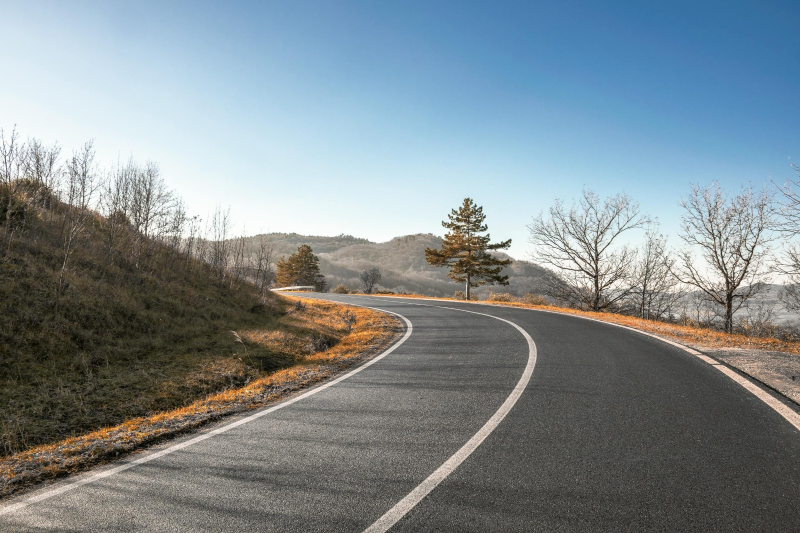
#> input picture road_images/road0.jpeg, 1600 x 1066 px (shown at 1/2 size)
$ python -i part2.py   (imports and definitions only)
#> lines starting #> are read from the running program, lines starting #| are printed output that depends on the picture; after the words box and inside, x2 and y2 are one past the last pixel; in counts of white or black regions, pixels touching at a corner belong together
"""
Parte 2 — Detección de carretera, carriles y líneas de división  (v7)
======================================================================
PROBLEMA RAÍZ de v1-v6:
  Todos usaban umbrales GLOBALES por frame (L>200, S>70, etc.).
  De noche una línea blanca tiene L=140 pero también el cielo y farolas.
  Con vegetación, el pasto amarillo tiene el mismo rango H/S que las marcas.

SOLUCIÓN v7 — DOS CAMBIOS FUNDAMENTALES:

  ① DETECCIÓN DE LÍNEAS POR UMBRAL ADAPTIVO LOCAL (cv2.adaptiveThreshold)
    Una marca vial SIEMPRE es más brillante que el asfalto inmediatamente
    a su alrededor, sin importar la luz global del frame.
    adaptiveThreshold compara cada píxel con su vecindad (bloque 61×61):
      · Día:   línea blanca L=240 vs asfalto L=160 → diferencia +80  ✓
      · Noche: línea blanca L=140 vs asfalto L= 60 → diferencia +80  ✓
      · Vegetación fuera de road_mask → no llega a Hough              ✓
    Esto captura blancas continuas, blancas discontinuas, amarillas
    continuas y discontinuas con el mismo algoritmo, día y noche.

  ② DETECCIÓN DE CARRETERA MÁS ROBUSTA DE NOCHE
    De noche se sube la tolerancia de muestreo adaptivo y se aplica
    un closing extra para unir el asfalto entre los vehículos.
    Además se añade dilación antes del closing para conectar fragmentos.
"""

import os
import cv2
import numpy as np

# ---------------------------------------------------------------------------
# CONFIGURACIÓN
# ---------------------------------------------------------------------------
SOURCE_DIR   = "road_images/source_videos"
OUTPUTS_BASE = "road_images"
TARGET_SIZE  = (640, 360)
FPS_OVERRIDE = None

# — ROI trapezoidal —
ROI_TOP_Y        = 0.52
ROI_BOT_Y        = 0.98
ROI_TOP_LEFT     = 0.22
ROI_TOP_RIGHT    = 0.78
ROI_BOTTOM_LEFT  = 0.00
ROI_BOTTOM_RIGHT = 1.00
TOP_EXCLUDE      = 0.43   # fracción superior ignorada (cielo)

# — Muestreo adaptivo de carretera —
ADAPT_TOL_SCALE      = 2.8
ADAPT_TOL_MIN_DAY    = 20.0
ADAPT_TOL_MAX_DAY    = 55.0
ADAPT_TOL_MIN_NIGHT  = 30.0   # más permisivo de noche
ADAPT_TOL_MAX_NIGHT  = 70.0
NIGHT_FRAME_THRESH   = 80     # L_avg < 80 → modo noche

# — Líneas de carril: umbral adaptivo local —
ADAPT_BLOCK  = 61    # tamaño de ventana local (debe ser impar)
ADAPT_C      = -18   # constante: píxel debe superar media local en |C| niveles
                     # valor negativo → exige píxel MÁS BRILLANTE que vecindad

# Para amarillo se usa detección por color (el adaptivo no discrimina amarillo)
# pero el S_min se ajusta dinámicamente
YELLOW_H_MIN = 15
YELLOW_H_MAX = 38

# — Hough —
HOUGH_THRESHOLD     = 30
HOUGH_MIN_LEN       = 30
HOUGH_MAX_GAP       = 100
HOUGH_SLOPE_MIN     = 0.40   # |pendiente| mínima — evita casi horizontales
HOUGH_SLOPE_MAX     = 3.50   # |pendiente| máxima — evita casi verticales
HOUGH_LEFT_MAX_MID  = 0.50
HOUGH_RIGHT_MIN_MID = 0.50
HOUGH_MIN_SEGMENTS  = 2      # mínimo segmentos para dibujar la línea
HOUGH_SMOOTH_ALPHA  = 0.25   # EMA: 0=congelado, 1=sin suavizado

BLOB_MIN_FRAC = 0.003
OUTPUT_NAMES  = ("road", "lanes", "combined")


# ---------------------------------------------------------------------------
# NORMALIZACIÓN DE ILUMINACIÓN (CLAHE)
# ---------------------------------------------------------------------------
def normalize_lighting(frame):
    clahe   = cv2.createCLAHE(clipLimit=2.0, tileGridSize=(8, 8))
    lab     = cv2.cvtColor(frame, cv2.COLOR_BGR2LAB)
    l, a, b = cv2.split(lab)
    l       = clahe.apply(l)
    return cv2.cvtColor(cv2.merge([l, a, b]), cv2.COLOR_LAB2BGR)


# ---------------------------------------------------------------------------
# ROI TRAPEZOIDAL
# ---------------------------------------------------------------------------
def build_roi_mask(h, w):
    mask  = np.zeros((h, w), dtype=np.uint8)
    y_top = int(h * ROI_TOP_Y)
    y_bot = int(h * ROI_BOT_Y)
    pts   = np.array([
        [int(w * ROI_BOTTOM_LEFT),  y_bot],
        [int(w * ROI_BOTTOM_RIGHT), y_bot],
        [int(w * ROI_TOP_RIGHT),    y_top],
        [int(w * ROI_TOP_LEFT),     y_top],
    ], dtype=np.int32)
    cv2.fillPoly(mask, [pts], 255)
    return mask


# ---------------------------------------------------------------------------
# DETECCIÓN DE MODO (día / noche)
# ---------------------------------------------------------------------------
def get_brightness(norm):
    """L promedio del canal L en HLS."""
    hls = cv2.cvtColor(norm, cv2.COLOR_BGR2HLS)
    return float(hls[:, :, 1].mean())


# ---------------------------------------------------------------------------
# MUESTREO ADAPTIVO DEL COLOR DE CARRETERA
# ---------------------------------------------------------------------------
def sample_road_color(norm, night_mode):
    h, w = norm.shape[:2]
    regions = [
        (0.84, 0.94, 0.38, 0.62),
        (0.87, 0.95, 0.18, 0.40),
        (0.87, 0.95, 0.60, 0.82),
    ]
    means = []
    for y1f, y2f, x1f, x2f in regions:
        patch = norm[int(h*y1f):int(h*y2f), int(w*x1f):int(w*x2f)]
        if patch.size > 0:
            means.append(patch.mean(axis=(0,1)).astype(np.float32))

    if not means:
        return np.array([100,100,100], np.float32), np.array([35,35,35], np.float32)

    means     = np.array(means)
    road_mean = np.median(means, axis=0)
    road_std  = means.std(axis=0) if len(means) > 1 else np.zeros(3)

    if night_mode:
        tol_min, tol_max = ADAPT_TOL_MIN_NIGHT, ADAPT_TOL_MAX_NIGHT
    else:
        tol_min, tol_max = ADAPT_TOL_MIN_DAY, ADAPT_TOL_MAX_DAY

    tolerance = np.clip(road_std * ADAPT_TOL_SCALE + tol_min, tol_min, tol_max)
    return road_mean.astype(np.float32), tolerance.astype(np.float32)


# ---------------------------------------------------------------------------
# DETECCIÓN DE SUPERFICIE DE CARRETERA
# ---------------------------------------------------------------------------
def detect_road_surface(norm, roi_mask, night_mode):
    h, w     = norm.shape[:2]
    roi_area = max(int(roi_mask.sum() / 255), 1)

    road_mean, tolerance = sample_road_color(norm, night_mode)

    diff = np.abs(norm.astype(np.float32) - road_mean)
    mask = np.all(diff < tolerance, axis=2).astype(np.uint8) * 255

    mask[:int(h * TOP_EXCLUDE), :] = 0
    mask = cv2.bitwise_and(mask, mask, mask=roi_mask)

    # Limpieza ligera ANTES de etiquetar componentes: sólo OPEN para quitar
    # ruido puntual. El CLOSE pesado se aplica DESPUÉS de seleccionar el blob
    # ganador — así no puede construir un puente entre el asfalto y regiones
    # vecinas de color similar (banqueta, hombro, edificios) antes de la CC.
    k5   = cv2.getStructuringElement(cv2.MORPH_ELLIPSE, (5, 5))
    mask = cv2.morphologyEx(mask, cv2.MORPH_OPEN, k5, iterations=1)

    n, labels, stats, _ = cv2.connectedComponentsWithStats(mask, connectivity=8)
    road = np.zeros_like(mask)
    if n <= 1:
        return road

    # Votación multi-semilla
    if night_mode:
        seed_ys = [int(h * f) for f in (0.80, 0.87, 0.93)]
    else:
        seed_ys = [int(h * f) for f in (0.93, 0.86, 0.78)]
    seed_xs = [int(w * f) for f in (0.50, 0.42, 0.58, 0.33, 0.67)]

    votes = {}
    for sy in seed_ys:
        for sx in seed_xs:
            if not (0 <= sy < h and 0 <= sx < w):
                continue
            lbl = labels[sy, sx]
            if lbl == 0:
                continue
            if stats[lbl, cv2.CC_STAT_AREA] < BLOB_MIN_FRAC * roi_area:
                continue
            votes[lbl] = votes.get(lbl, 0) + 1

    if votes:
        # Aceptar TODOS los componentes con voto: si un vehículo/sombra
        # parte la carretera en varios fragmentos, las 15 semillas (3×5)
        # reparten votos entre ellos y se conservan todos los trozos.
        for lbl in votes:
            road[labels == lbl] = 255
    else:
        valid = [(stats[i, cv2.CC_STAT_AREA], i) for i in range(1, n)
                 if stats[i, cv2.CC_STAT_AREA] >= BLOB_MIN_FRAC * roi_area]
        if valid:
            road[labels == max(valid)[1]] = 255

    # CLOSE pesado SÓLO sobre el blob ganador: rellena huecos internos
    # (vehículos, sombras, marcas viales) sin poder filtrar hacia regiones
    # vecinas porque el resto de la máscara ya está en negro.
    if road.any():
        if night_mode:
            k_close = cv2.getStructuringElement(cv2.MORPH_ELLIPSE, (21, 21))
            road    = cv2.morphologyEx(road, cv2.MORPH_CLOSE, k_close, iterations=4)
        else:
            k_close = cv2.getStructuringElement(cv2.MORPH_ELLIPSE, (15, 15))
            road    = cv2.morphologyEx(road, cv2.MORPH_CLOSE, k_close, iterations=3)
        # Re-confinar al ROI por si el CLOSE expandió el contorno más allá
        road = cv2.bitwise_and(road, road, mask=roi_mask)

    return road


# ---------------------------------------------------------------------------
# DETECCIÓN DE LÍNEAS DE CARRIL — UMBRAL ADAPTIVO LOCAL
# ---------------------------------------------------------------------------
def detect_lane_lines(norm, road_mask, night_mode):
    """
    Usa cv2.adaptiveThreshold sobre el canal L (HLS):
      Cada píxel se compara con la media de su vecindad ADAPT_BLOCK×ADAPT_BLOCK.
      Si es más brillante por más de |ADAPT_C| → marca vial.
    Funciona de día y de noche porque la comparación es RELATIVA al entorno.

    El amarillo se detecta por color (H+S) ya que el adaptivo no discrimina tono.
    Ambas máscaras se confinan a road_mask para eliminar vegetación y señales.
    """
    hls              = cv2.cvtColor(norm, cv2.COLOR_BGR2HLS)
    h_ch, l_ch, s_ch = cv2.split(hls)
    hsv              = cv2.cvtColor(norm, cv2.COLOR_BGR2HSV)
    s_hsv            = hsv[:, :, 1]

    # ① Marcas por brillo local relativo (blancas día+noche, amarillas día)
    adaptive_bright = cv2.adaptiveThreshold(
        l_ch,
        255,
        cv2.ADAPTIVE_THRESH_GAUSSIAN_C,
        cv2.THRESH_BINARY,
        ADAPT_BLOCK,
        ADAPT_C        # negativo: requiere ser MÁS brillante que la media
    )

    # ② Marcas amarillas por color (umbral S adaptivo según saturación media)
    s_mean = float(s_hsv[road_mask == 255].mean()) if road_mask.any() else 50.0
    # De noche la saturación global baja → bajar el umbral proporcionalmente
    yellow_s_min = max(30, int(s_mean * 0.55))
    yellow_mask = cv2.inRange(
        hls,
        np.array([YELLOW_H_MIN, 30,  yellow_s_min]),
        np.array([YELLOW_H_MAX, 255, 255])
    )

    # ③ Extraer blancas: brillo adaptivo AND no-amarillo
    #    (evita que el amarillo pase como "blanco" por ser brillante)
    white_mask  = cv2.bitwise_and(adaptive_bright, cv2.bitwise_not(yellow_mask))

    # ④ Filtrar amarillo: exigir que también sea localmente brillante
    #    (elimina vegetación/pasto seco que comparte rango de tono amarillo
    #     pero NO es más brillante que su entorno como lo es una marca vial)
    yellow_mask = cv2.bitwise_and(yellow_mask, adaptive_bright)

    # ⑤ Combinar
    combined = cv2.bitwise_or(white_mask, yellow_mask)

    # ⑥ Confinar a carretera → elimina vegetación, señales, edificios
    white_mask  = cv2.bitwise_and(white_mask,  white_mask,  mask=road_mask)
    yellow_mask = cv2.bitwise_and(yellow_mask, yellow_mask, mask=road_mask)
    combined    = cv2.bitwise_and(combined,    combined,    mask=road_mask)

    # ⑦ Limpieza morfológica leve
    k3       = cv2.getStructuringElement(cv2.MORPH_RECT, (3, 3))
    combined = cv2.morphologyEx(combined, cv2.MORPH_OPEN, k3, iterations=1)

    return white_mask, yellow_mask, combined


# ---------------------------------------------------------------------------
# HOUGH → 1 línea por lado  (robusto)
# ---------------------------------------------------------------------------

# Estado de suavizado temporal (EMA) — persistente entre frames
_lane_smooth = {"left": None, "right": None}   # (slope, intercept) suavizados


# [34 lines left out: functions _iqr_filter, _extrapolate, _smooth_lane, not called in this run]


def detect_hough_lines(binary, frame_shape, road_mask):
    h, w  = frame_shape[:2]
    edges = cv2.Canny(binary, 50, 150)
    lines = cv2.HoughLinesP(
        edges, 1, np.pi / 180,
        threshold=HOUGH_THRESHOLD,
        minLineLength=HOUGH_MIN_LEN,
        maxLineGap=HOUGH_MAX_GAP
    )

    left_slopes, left_ints   = [], []
    right_slopes, right_ints = [], []

    if lines is not None:
        for line in lines:
            x1, y1, x2, y2 = line[0]
            if x2 == x1:
                continue
            slope     = (y2 - y1) / (x2 - x1)
            intercept = y1 - slope * x1
            mid_x     = (x1 + x2) / 2
            abs_slope = abs(slope)

            if abs_slope < HOUGH_SLOPE_MIN or abs_slope > HOUGH_SLOPE_MAX:
                continue

            # --- NUEVO: validar que el segmento esté sobre la carretera ---
            # Muestrear ~12 puntos a lo largo del segmento y verificar
            # que la mayoría caen dentro de road_mask.
            n_pts    = 12
            xs = np.linspace(x1, x2, n_pts).astype(int)
            ys = np.linspace(y1, y2, n_pts).astype(int)
            xs = np.clip(xs, 0, w - 1)
            ys = np.clip(ys, 0, h - 1)
            on_road  = road_mask[ys, xs].sum() / 255
            if on_road / n_pts < 0.60:   # < 60 % del segmento sobre carretera → descartar
                continue
            # -----------------------------------------------------------

            if slope < 0 and mid_x < w * HOUGH_LEFT_MAX_MID:
                left_slopes.append(slope)
                left_ints.append(intercept)
            elif slope > 0 and mid_x > w * HOUGH_RIGHT_MIN_MID:
                right_slopes.append(slope)
                right_ints.append(intercept)

    result = []
    for side, slopes, ints in [
        ("left",  left_slopes,  left_ints),
        ("right", right_slopes, right_ints),
    ]:
        if len(slopes) < HOUGH_MIN_SEGMENTS:
            if _lane_smooth[side] is not None:
                s, i = _lane_smooth[side]
                seg  = _extrapolate(s, i, h, w)
                if seg:
                    result.append(seg)
            continue

        slopes_f = _iqr_filter(slopes)
        ints_f   = _iqr_filter(ints)

        med_s = float(np.median(slopes_f))
        med_i = float(np.median(ints_f))

        med_s, med_i = _smooth_lane(side, med_s, med_i)

        seg = _extrapolate(med_s, med_i, h, w)
        if seg:
            result.append(seg)

    return result


# ---------------------------------------------------------------------------
# RENDERS
# ---------------------------------------------------------------------------
def draw_road_only(frame, road_mask):
    overlay = frame.copy()
    overlay[road_mask == 255] = (0, 200, 0)
    return cv2.addWeighted(frame, 0.55, overlay, 0.45, 0)


def draw_lanes_only(frame, white_mask, yellow_mask, hough_lines):
    out = frame.copy()
    out[white_mask  == 255] = (255, 200, 60)
    out[yellow_mask == 255] = (0,   210, 255)
    for (x1, y1, x2, y2) in hough_lines:
        cv2.line(out, (x1, y1), (x2, y2), (0, 0, 220), 3, cv2.LINE_AA)
    return out


def draw_combined(frame, road_mask, white_mask, yellow_mask, hough_lines):
    layer = frame.copy()
    layer[road_mask == 255] = (0, 180, 0)
    out = cv2.addWeighted(frame, 0.60, layer, 0.40, 0)
    out[white_mask  == 255] = (255, 200, 60)
    out[yellow_mask == 255] = (0,   210, 255)
    for (x1, y1, x2, y2) in hough_lines:
        cv2.line(out, (x1, y1), (x2, y2), (0, 0, 220), 4, cv2.LINE_AA)
    return out


# ---------------------------------------------------------------------------
# VideoWriter con fallback de codec
# ---------------------------------------------------------------------------
def _open_writer(path, fps, size):
    for cc in ("mp4v", "avc1", "XVID"):
        fourcc = cv2.VideoWriter_fourcc(*cc)
        w      = cv2.VideoWriter(path, fourcc, fps, size)
        if w.isOpened():
            return w
        w.release()
    raise RuntimeError(f"No se pudo crear VideoWriter: '{path}'")


# ---------------------------------------------------------------------------
# PROCESAMIENTO DE UN VIDEO
# ---------------------------------------------------------------------------
def process_video(input_path, output_dir):
    cap = cv2.VideoCapture(input_path)
    if not cap.isOpened():
        print(f"  [ERROR] No se pudo abrir: {input_path}")
        return

    os.makedirs(output_dir, exist_ok=True)
    total = int(cap.get(cv2.CAP_PROP_FRAME_COUNT))
    fps   = FPS_OVERRIDE or cap.get(cv2.CAP_PROP_FPS) or 25.0
    base  = os.path.splitext(os.path.basename(input_path))[0]

    paths = {k: os.path.join(output_dir, f"{base}_{k}.mp4") for k in OUTPUT_NAMES}
    try:
        writers = {k: _open_writer(p, fps, TARGET_SIZE) for k, p in paths.items()}
    except RuntimeError as e:
        print(f"  [ERROR] {e}")
        cap.release()
        return

    roi_mask  = build_roi_mask(TARGET_SIZE[1], TARGET_SIZE[0])
#> in build_roi_mask, `cv2.fillPoly(mask, [pts], 255)`:
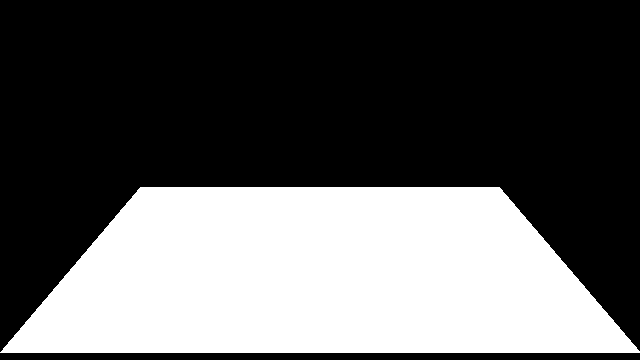
#> mask: shape (360, 640); 36.1% white; 1 white region, box (x1, y1, x2, y2) and area: (0, 187, 640, 353) 83070
    frame_idx = 0
    print(f"  {total} frames @ {fps:.1f} fps")

    # Resetear suavizado temporal al inicio de cada video
    _lane_smooth["left"]  = None
    _lane_smooth["right"] = None

    while True:
        ret, frame = cap.read()
#> frame is the input picture: shape (1066, 1600, 3); mean B, G, R 143.3, 138.8, 127.8
        if not ret:
            break

        frame      = cv2.resize(frame, TARGET_SIZE)
#> frame: shape (360, 640, 3)
        norm       = normalize_lighting(frame)
#> in normalize_lighting, `return cv2.cvtColor(cv2.merge([l, a, b]), cv2.COLOR_LAB2BGR)`:
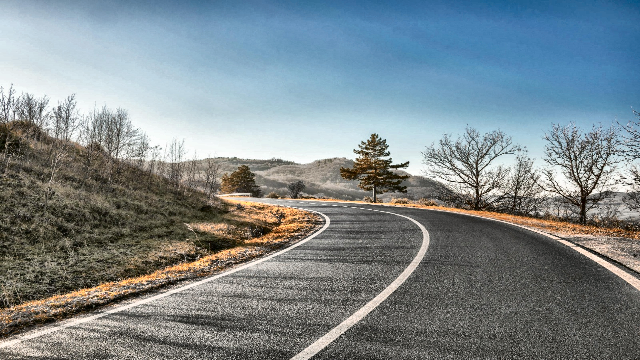
#> returned value: shape (360, 640, 3); mean B, G, R 140, 135.8, 124.7
        night_mode = get_brightness(norm) < NIGHT_FRAME_THRESH
#> night_mode = False

        road_mask                       = detect_road_surface(norm, roi_mask, night_mode)
#> in detect_road_surface, `roi_area = max(int(roi_mask.sum() / 255), 1)`: roi_area = 83070
#> after the loop in sample_road_color, `for y1f, y2f, x1f, x2f in regions:`: means = [[108.4, 113.7, 116.5], [110.7, 116.4, 119.2], [87.36, 91.91, 92.52]]
#> in sample_road_color, `road_mean = np.median(means, axis=0)`: road_mean = [108.4, 113.7, 116.5]
#> in sample_road_color, `road_std  = means.std(axis=0) if len(means) > 1 else np.zeros(3)`: road_std = [10.51, 10.97, 11.98]
#> in sample_road_color, `tolerance = np.clip(road_std * ADAPT_TOL_SCALE + tol_min, tol_min, tol..`: tolerance = [49.42, 50.71, 53.54]
#> in detect_road_surface, `road_mean, tolerance = sample_road_color(norm, night_mode)`: road_mean = [108.4, 113.7, 116.5]; tolerance = [49.42, 50.71, 53.54]
#> in detect_road_surface, `mask[:int(h * TOP_EXCLUDE), :] = 0`:
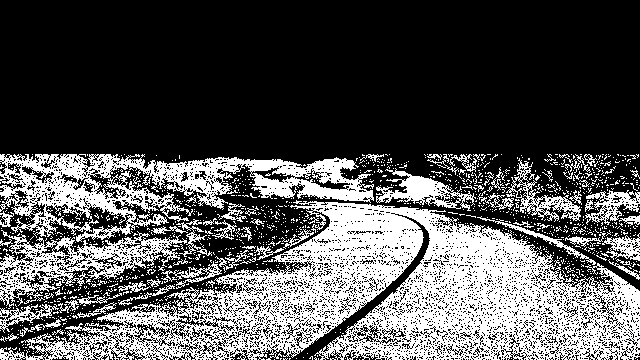
#> mask: shape (360, 640); 32.3% white; 1263 white regions (1198 under 20 px), largest, box (x1, y1, x2, y2) and area: (0, 200, 640, 360) 44096, (0, 154, 374, 242) 12517, (0, 230, 187, 309) 4588
#> in detect_road_surface, `n, labels, stats, _ = cv2.connectedComponentsWithStats(mask, connectiv..`:
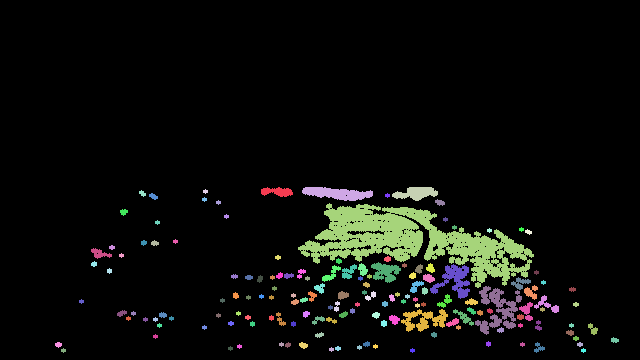
#> labels: shape (360, 640) int32; 154 distinct labels, from 0 to 153; one colour per label, 0 black
#> in detect_road_surface, `n, labels, stats, _ = cv2.connectedComponentsWithStats(mask, connectiv..`: n = 154; stats = 154 rows, first 6: [0, 0, 640, 360, 213849], [261, 187, 32, 10, 212], [302, 187, 71, 14, 635], [392, 187, 46, 14, 399], [203, 189, 5, 5, 17], [139, 190, 7, 7, 29]
#> after the loop in detect_road_surface, `for sy in seed_ys:`: votes = 0 items
#> in detect_road_surface, `valid = [(stats[i, cv2.CC_STAT_AREA], i) for i in range(1, n) if stats..`: valid = [(635, 2), (399, 3), (7936, 11), (363, 31), (601, 37), (905, 60), (536, 94)]
        white_mask, yellow_mask, binary = detect_lane_lines(norm, road_mask, night_mode)
#> in detect_lane_lines, `s_hsv            = hsv[:, :, 1]`:
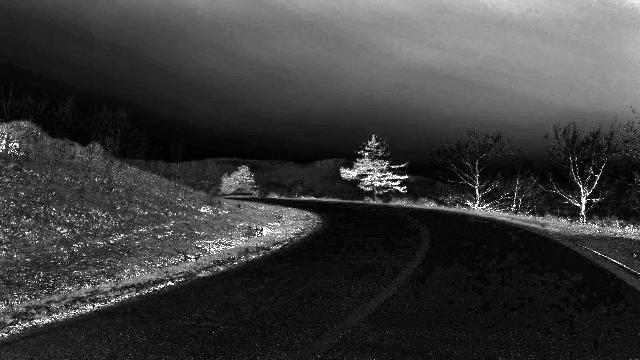
#> s_hsv: shape (360, 640); min 0, max 255, mean 59.7
#> in detect_lane_lines, `adaptive_bright = cv2.adaptiveThreshold( l_ch, 255, cv2.ADAPTIVE_THRES..`:
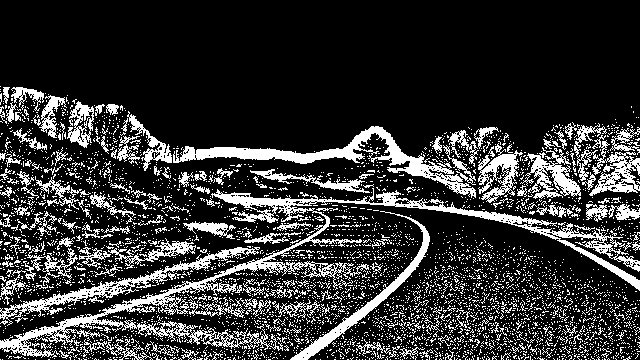
#> adaptive_bright: shape (360, 640); 20.4% white; 4296 white regions (4119 under 20 px), largest, box (x1, y1, x2, y2) and area: (0, 188, 640, 358) 9771, (173, 126, 476, 198) 3728, (0, 247, 260, 326) 2116
#> in detect_lane_lines, `s_mean = float(s_hsv[road_mask == 255].mean()) if road_mask.any() else..`: s_mean = 10.19
#> in detect_lane_lines, `yellow_s_min = max(30, int(s_mean * 0.55))`: yellow_s_min = 30
        hough_lines                     = detect_hough_lines(binary, frame.shape, road_mask)
#> in detect_hough_lines, `lines = cv2.HoughLinesP( edges, 1, np.pi / 180, threshold=HOUGH_THRESH..`: lines = None
#> hough_lines = []

        writers["road"].write(draw_road_only(frame, road_mask))
        writers["lanes"].write(draw_lanes_only(frame, white_mask, yellow_mask, hough_lines))
        writers["combined"].write(draw_combined(frame, road_mask, white_mask, yellow_mask, hough_lines))
#> in draw_combined, `out[yellow_mask == 255] = (0,   210, 255)`:
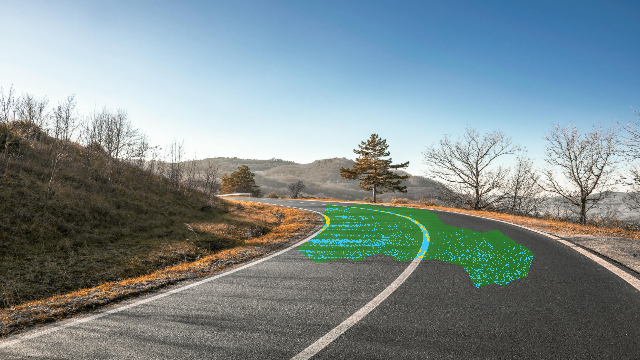
#> out: shape (360, 640, 3); mean B, G, R 142.7, 140.6, 125.9

        frame_idx += 1
        if frame_idx % 50 == 0:
            pct  = frame_idx / total * 100 if total > 0 else 0
            mode = "NOCHE" if night_mode else "DÍA  "
            print(f"    frame {frame_idx}/{total}  ({pct:.0f}%)  [{mode}]")

    cap.release()
    for w in writers.values():
        w.release()
    for k, p in paths.items():
        print(f"  -> {p}")
    print()


# ---------------------------------------------------------------------------
# MAIN
# ---------------------------------------------------------------------------
# [14 lines not run here, left out]

>>> result = process_video('road_images/road0.jpeg', 'out.png')
